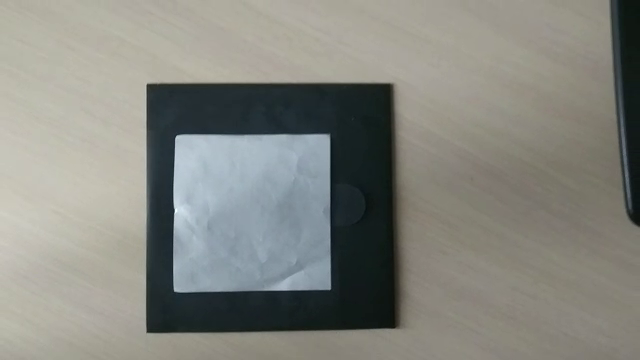
//> input picture frame 60 of 11.03/video.mp4, 640 x 360 px
$ ./main   (built with g++ and OpenCV 4)
//> lines starting //> are read from the running program, lines starting //| are printed output that depends on the picture; after the words box and inside, x2 and y2 are one past the last pixel; in counts of white or black regions, pixels touching at a corner belong together
#include <opencv2/opencv.hpp>
#include <opencv2/highgui/highgui.hpp>
#include <opencv2/imgproc/imgproc.hpp>
#include <iostream>


int main() {
	cv::VideoCapture cap("C:/Programming/C++/Image-Recognition/11.03/src/video.mp4");

	if (!cap.isOpened()) {
		std::cout << "Ошибка при открытии видео!" << std::endl;
		return -1;
	}

	cv::namedWindow("Object Tracking", cv::WINDOW_NORMAL);

	cv::Mat frame, gray, blurred, edges;
	std::vector<std::vector<cv::Point>> contours;
	std::vector<cv::Vec4i> hierarchy;

	while (true) {
		cap >> frame;
//> frame is the input picture: 360 rows x 640 cols, CV_8UC3; mean B, G, R 127.4, 134.1, 133.2
		if (frame.empty()) break;

		cv::cvtColor(frame, gray, cv::COLOR_BGR2GRAY);

		cv::GaussianBlur(gray, blurred, cv::Size(5, 5), 0);

		cv::Canny(blurred, edges, 50, 150, 3);
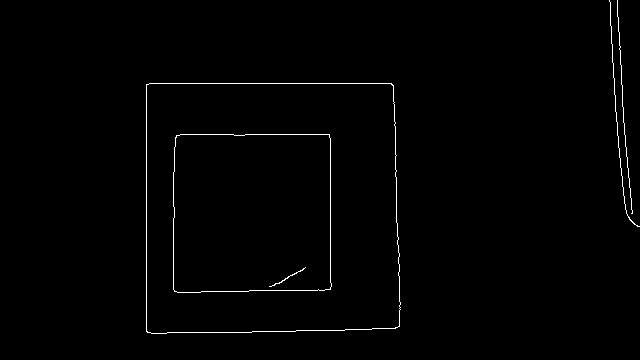
//> edges: 360 rows x 640 cols, CV_8UC1; 0.92% white in thin lines or dots, all inside (x1, y1, x2, y2) = (146, 0, 640, 334)

		cv::findContours(edges, contours, hierarchy, cv::RETR_EXTERNAL, cv::CHAIN_APPROX_SIMPLE);
//> contours = 3 contours, 2 with area under 20; largest, box (x1, y1, x2, y2) and area: (146, 83, 401, 334) 62046

		cv::Mat result = frame.clone();
		for (const auto& contour : contours) {
			double perimeter = cv::arcLength(contour, true);
			std::vector<cv::Point> approx;
			approxPolyDP(contour, approx, 0.02 * perimeter, true);

			if (approx.size() == 4 && cv::isContourConvex(approx) && perimeter < 900.0) {
				drawContours(result, std::vector<std::vector<cv::Point>>{approx}, -1, cv::Scalar(0, 255, 0), 2);
				putText(result, "square", approx[0], cv::FONT_HERSHEY_SIMPLEX, 0.8, cv::Scalar(0, 255, 0), 2);
			}
		}
//> this loop made 3 passes
//> perimeter on passes 1, 3: 1003.7, 479.8
//> (perimeter, approx) on pass 2: (441.5, 2 Points (x, y): [617, 0], [632, 213])

		cv::imshow("Object Tracking", result);

		if (cv::waitKey(1) == 27) break;
//> the Esc key is pressed
	}

	cap.release();
	cv::destroyAllWindows();

	return 0;
}

$ run again, starting later in the video
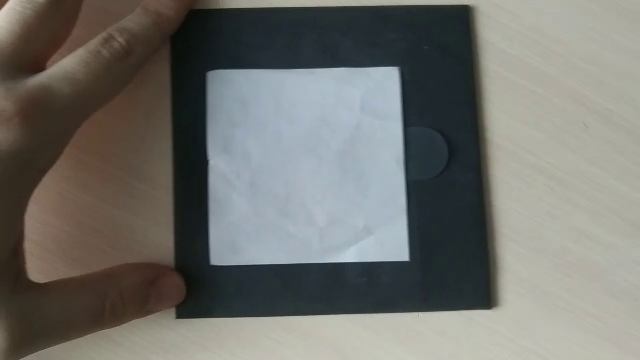
//> input picture frame 274 of 11.03/video.mp4, 640 x 360 px
//> frame is the input picture: 360 rows x 640 cols, CV_8UC3; mean B, G, R 109.3, 113.8, 113.6
//> `cv::Canny(blurred, edges, 50, 150, 3);`:
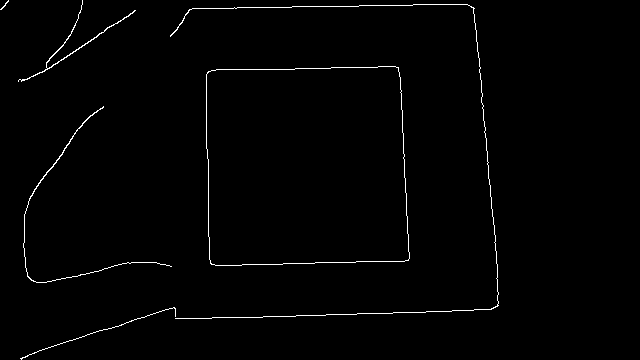
//> edges: 360 rows x 640 cols, CV_8UC1; 1.1% white in thin lines or dots, all inside (x1, y1, x2, y2) = (0, 0, 499, 360)
//> contours = 6 contours, 2 with area under 20; largest, box (x1, y1, x2, y2) and area: (206, 66, 410, 266) 38302, (18, 0, 136, 82) 94, (23, 106, 172, 283) 72, (170, 4, 499, 319) 24
//> the loop `for (const auto& contour : contours)` made 6 passes
//> perimeter on passes 1 to 6: 369.3, 728.8, 787.5, 1932.7, 464.3, 25.21
//> pass 3, `putText(result, "square", approx[0], cv::FONT_HERSHEY_SIMPLEX, 0.8, cv..`:
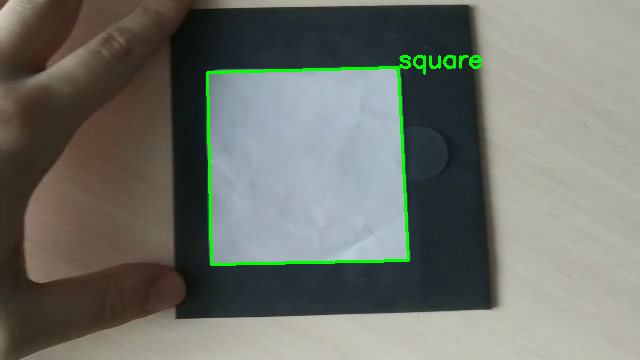
//> result: 360 rows x 640 cols, CV_8UC3; 1.27% of pixels changed, all inside (x1, y1, x2, y2) = (206, 55, 482, 266)

$ run again, starting later in the video
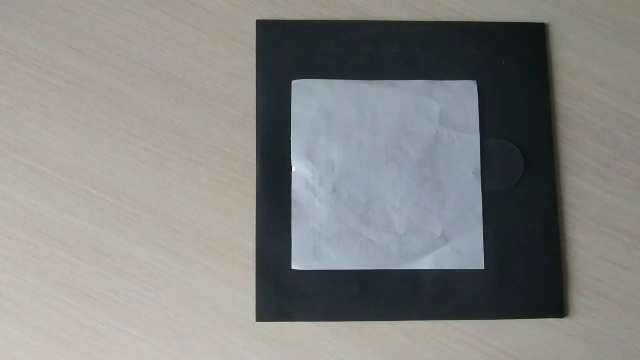
//> input picture frame 487 of 11.03/video.mp4, 640 x 360 px
//> frame is the input picture: 360 rows x 640 cols, CV_8UC3; mean B, G, R 129.6, 133.3, 131.4
//> `cv::Canny(blurred, edges, 50, 150, 3);`:
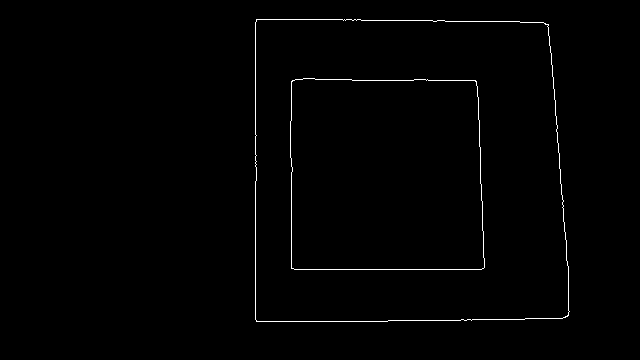
//> edges: 360 rows x 640 cols, CV_8UC1; 0.85% white in thin lines or dots, all inside (x1, y1, x2, y2) = (255, 19, 570, 322)
//> contours = 1 contour; box (x1, y1, x2, y2) and area: (255, 19, 570, 322) 91244
//> the loop `for (const auto& contour : contours)` made 1 pass
//> perimeter on pass 1: 1224.8
